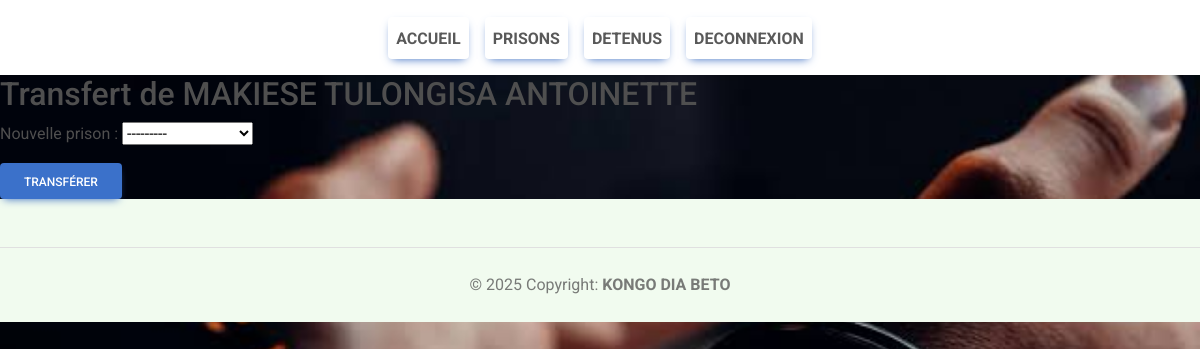
The page /Detenu/transfert/3/ on the database its author committed.
### DETENUS/models.py (models this page shows, shortened)
class Detenu(models.Model):
    SEXE = [
        ('M', 'M'),
        ('F', 'F'),
    ]
    SENT = [
        ('A MORT', 'A MORT'),
        ('CAPITALE', 'CAPITALE'),
        ('TRAVAUX FORCES', 'TRAVAUX FORCES'),
    ]
    nom = models.CharField(max_length=15)
    postnom = models.CharField(max_length=15)
    prenom = models.CharField(max_length=15)
    profil = models.FileField(upload_to='photo_detenus')
    matricule = models.CharField(max_length=15, unique=True, default=None)
    sexe = models.CharField(max_length=15, choices=SEXE, default=None)
    date_de_naissance = models.DateField()
    lieu_de_naissance = models.CharField(max_length=100)
    motif = models.CharField(max_length=500)
    peine = models.CharField(max_length=20, choices=SENT, default=None)
    condamne_par = models.ForeignKey(Agent, on_delete=models.CASCADE, default=None)
    prison_incarceree = models.ForeignKey(Prison, on_delete=models.CASCADE, default=None)
    date_entree = models.DateField()
    date_sortie = models.DateField(null=True, blank=True)
    cellule = models.CharField(max_length=15)
    dossiers = models.ManyToManyField(Dossier, blank=True)
    est_libere = models.BooleanField(default=False)
    duree = models.CharField(max_length=50, blank=True, null=True)

### DETENUS/views.py (the view)
# urls.py: path('transfert/<int:detenu_id>/', views.transfert_detenu, name='transfert_detenu'),
def transfert_detenu(request, detenu_id):
    detenu = Detenu.objects.get(id=detenu_id)
    if request.method == 'POST':
        form = TransfertForm(request.POST)
        if form.is_valid():
            transfert = form.save(commit=False)
            transfert.detenu = detenu
            transfert.ancienne_prison = detenu.prison_incarceree
            detenu.prison_incarceree = transfert.nouvelle_prison
            detenu.save()
            transfert.save()
            return redirect('detenu_info', id=detenu.id)
    else:
        form = TransfertForm()
    return render(request, 'Detenu/transfert_detenu.html', {'form': form, 'detenu': detenu})

### DETENUS/views.py
class TransfertForm(forms.ModelForm):
    class Meta:
        model = Transfert
        fields = ['nouvelle_prison']

### PRISON/models.py (called while the page is built)
    def __str__(self):
        return self.nom_de_la_prison

### templates/Detenu/transfert_detenu.html (shortened to what this page needs)
{% extends 'Detenu/base.html' %}
{% block content %}
  <h2>Transfert de {{ detenu.nom }} {{ detenu.postnom }} {{ detenu.prenom }}</h2>
  <form method="post">
    {{ form.as_p }}
    <button type="submit" class="btn btn-primary">Transférer</button>
  </form>
{% endblock %}

### rows shown on the page
Detenu: nom "MAKIESE", postnom "TULONGISA", prenom "ANTOINETTE"
